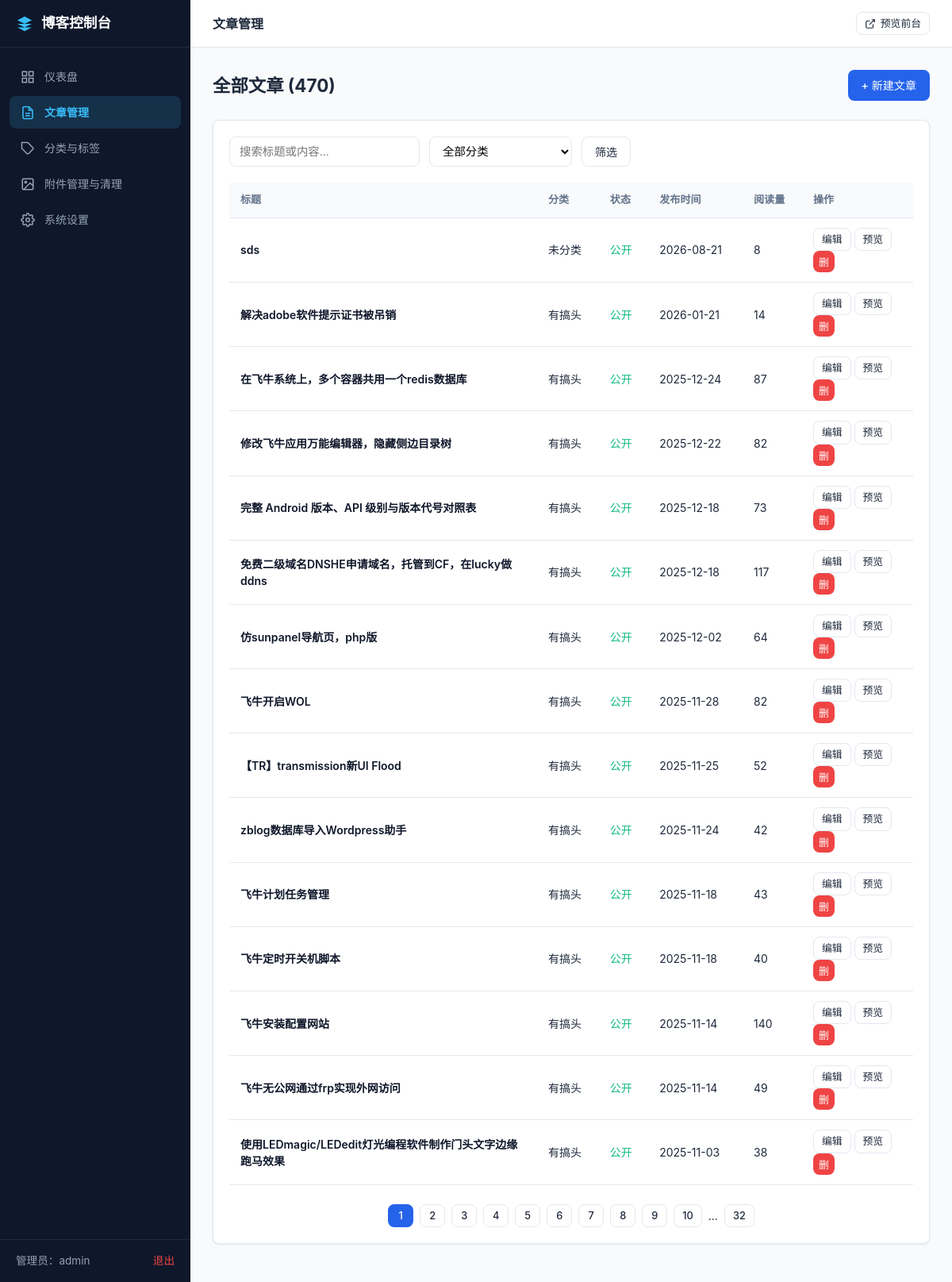
Page /admin/posts (signed in) on the earlier database version.
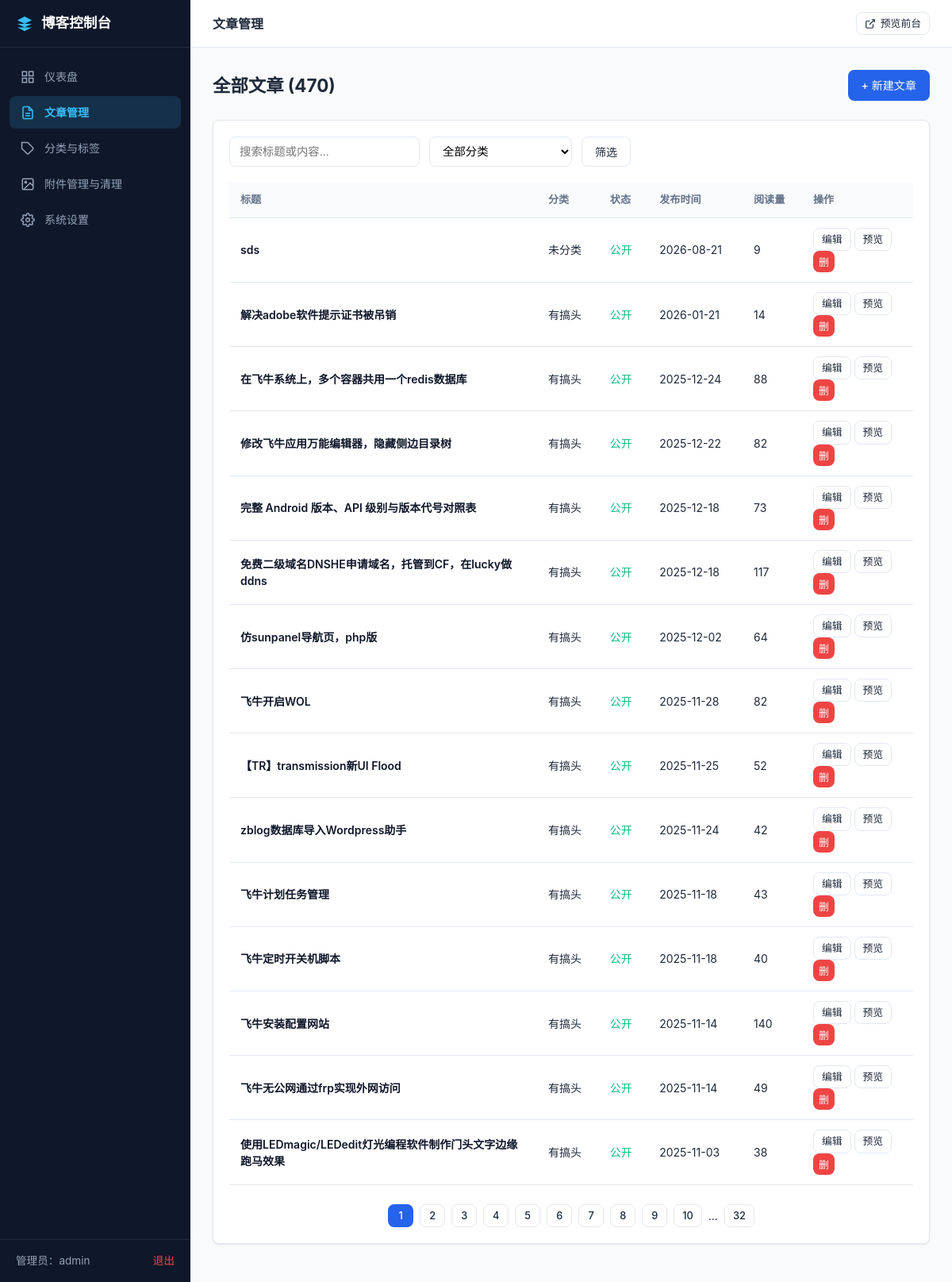
Same page on the later database version.
### tables this page shows
CREATE TABLE zbp_post (
    log_ID INTEGER PRIMARY KEY AUTOINCREMENT,
    log_CateID INTEGER NOT NULL DEFAULT 0,
    log_AuthorID INTEGER NOT NULL DEFAULT 0,
    log_Tag TEXT NOT NULL DEFAULT '',
    log_Status INTEGER NOT NULL DEFAULT 0,
    log_Type INTEGER NOT NULL DEFAULT 0,
    log_Alias TEXT NOT NULL DEFAULT '',
    log_IsTop INTEGER NOT NULL DEFAULT 0,
    log_IsLock INTEGER NOT NULL DEFAULT 0,
    log_Title TEXT NOT NULL DEFAULT '',
    log_Intro TEXT NOT NULL DEFAULT '',
    log_Content TEXT NOT NULL DEFAULT '',
    log_PostTime INTEGER NOT NULL DEFAULT 0,
    log_CommNums INTEGER NOT NULL DEFAULT 0,
    log_ViewNums INTEGER NOT NULL DEFAULT 0,
    log_Template TEXT NOT NULL DEFAULT '',
    log_Meta TEXT NOT NULL DEFAULT '',
    log_CreateTime INTEGER NOT NULL DEFAULT 0,
    log_UpdateTime INTEGER NOT NULL DEFAULT 0
);

CREATE TABLE zbp_category (
    cate_ID INTEGER PRIMARY KEY AUTOINCREMENT,
    cate_Name TEXT NOT NULL DEFAULT '',
    cate_Order INTEGER NOT NULL DEFAULT 0,
    cate_Type INTEGER NOT NULL DEFAULT 0,
    cate_Count INTEGER NOT NULL DEFAULT 0,
    cate_Alias TEXT NOT NULL DEFAULT '',
    cate_Intro TEXT NOT NULL DEFAULT '',
    cate_RootID INTEGER NOT NULL DEFAULT 0,
    cate_ParentID INTEGER NOT NULL DEFAULT 0,
    cate_Template TEXT NOT NULL DEFAULT '',
    cate_LogTemplate TEXT NOT NULL DEFAULT '',
    cate_Meta TEXT NOT NULL DEFAULT '',
    cate_Group TEXT NOT NULL DEFAULT '',
    cate_CreateTime INTEGER NOT NULL DEFAULT 0,
    cate_UpdateTime INTEGER NOT NULL DEFAULT 0,
    cate_PostTime INTEGER NOT NULL DEFAULT 0
);

### app/Controllers/AdminController.php (called while the page is built, shortened)
<?php
class AdminController {
    public function posts(): void {
        $page = max(1, (int)($_GET['page'] ?? 1));
        $keyword = trim($_GET['q'] ?? '');
        $cateId = isset($_GET['cate']) && $_GET['cate'] !== '' ? (int)$_GET['cate'] : null;
        $status = isset($_GET['status']) && $_GET['status'] !== '' ? (int)$_GET['status'] : null;
        $data = Post::getAdminList($page, 15, $keyword, $cateId, $status);
        require VIEW_PATH . '/admin/posts.php';
    }
}

### app/Models/Post.php (called while the page is built, shortened)
<?php
class Post {
    public static function getAdminList(int $page = 1, int $perPage = 15, string $keyword = '', ?int $cateId = null, ?int $status = null): array {
        $where = ["log_Type = 0"];
        $params = [];
        $whereSql = implode(" AND ", $where);
        $total = (int)Database::fetchOne("SELECT COUNT(*) as cnt FROM zbp_post WHERE $whereSql", $params)['cnt'];
        $offset = ($page - 1) * $perPage;
        $sql = "SELECT p.*, c.cate_Name FROM zbp_post p
                LEFT JOIN zbp_category c ON p.log_CateID = c.cate_ID
                WHERE $whereSql
                ORDER BY p.log_IsTop DESC, p.log_PostTime DESC
                LIMIT $perPage OFFSET $offset";
        $list = Database::query($sql, $params);
        return [
            'total' => $total,
            'page' => $page,
            'per_page' => $perPage,
            'total_pages' => (int)ceil($total / $perPage),
            'items' => $list
        ];
    }
}

### app/Config.php (called while the page is built, shortened)
<?php
return [
    'db_driver' => 'sqlite',
    'sqlite' => [
        'path' => DATA_PATH . '/blog.db'
    ],
    'mysql' => [
        'host' => '127.0.0.1',
        'port' => 3306,
        'dbname' => 'zblog',
        'username' => 'root',
        'password' => '',
        'charset' => 'utf8mb4'
    ],
    'site_url' => '',
    'upload_url' => '/uploads',
    'admin_session_key' => 'zblog_admin_user'
];

### app/Database.php (called while the page is built, shortened)
<?php
class Database {
    private static ?PDO $instance = null;
    public static function getConn(): PDO {
        if (self::$instance === null) {
            $config = require APP_PATH . '/Config.php';
            $driver = $config['db_driver'] ?? 'sqlite';
            try {
                if ($driver === 'sqlite') {
                    $dbPath = $config['sqlite']['path'];
                    self::$instance = new PDO("sqlite:" . $dbPath);
                    self::$instance->setAttribute(PDO::ATTR_ERRMODE, PDO::ERRMODE_EXCEPTION);
                    self::$instance->setAttribute(PDO::ATTR_DEFAULT_FETCH_MODE, PDO::FETCH_ASSOC);
                    self::$instance->exec("PRAGMA journal_mode = WAL;");
                }
            } catch (Exception $e) {
                die("Database connection failed: " . $e->getMessage());
            }
        }
        return self::$instance;
    }
    public static function query(string $sql, array $params = []): array {
        $stmt = self::getConn()->prepare($sql);
        $stmt->execute($params);
        return $stmt->fetchAll();
    }
    public static function fetchOne(string $sql, array $params = []): ?array {
        $stmt = self::getConn()->prepare($sql);
        $stmt->execute($params);
        $res = $stmt->fetch();
        return $res ? $res : null;
    }
}

### app/Helpers.php (called while the page is built, shortened)
<?php
class Helpers {
    public static function formatDate(int $timestamp, string $format = 'Y年m月d日'): string {
        return date($format, $timestamp);
    }
}

### views/admin/posts.php (the view, shortened to what the rows shown need)
<div class="page-title-row">
    <h2 class="page-title">全部文章 (<?= number_format($data['total']) ?>)</h2>
</div>
<div class="card">
    <table class="data-table">
        <thead>
            <tr>
                <th width="45%">标题</th>
                <th>分类</th>
                <th>状态</th>
                <th>发布时间</th>
                <th>阅读量</th>
                <th width="140">操作</th>
            </tr>
        </thead>
        <tbody>
            <?php if (empty($data['items'])): ?>
                <tr>
                    <td colspan="6" style="text-align: center; padding: 40px; color: #94a3b8;">暂无符合条件的文章</td>
                </tr>
            <?php else: ?>
                <?php foreach ($data['items'] as $item): ?>
                    <tr>
                        <td>
                            <a href="/admin/posts/edit?id=<?= $item['log_ID'] ?>" style="font-weight: 600; color: #0f172a;">
                                <?= htmlspecialchars($item['log_Title']) ?>
                            </a>
                        </td>
                        <td><?= htmlspecialchars($item['cate_Name'] ?? '未分类') ?></td>
                        <td>
                            <?php if ((int)$item['log_Status'] === 0): ?>
                                <span style="color: #10b981; font-weight: 500;">公开</span>
                            <?php else: ?>
                                <span style="color: #f59e0b; font-weight: 500;">草稿</span>
                            <?php endif; ?>
                        </td>
                        <td><?= \App\Helpers::formatDate((int)$item['log_PostTime'], 'Y-m-d') ?></td>
                        <td><?= number_format((int)$item['log_ViewNums']) ?></td>
                        <td>
                            <a href="/admin/posts/edit?id=<?= $item['log_ID'] ?>" class="btn btn-outline btn-sm">编辑</a>
                            <a href="/?id=<?= $item['log_ID'] ?>" target="_blank" class="btn btn-outline btn-sm">预览</a>
                            <button onclick="deletePost(<?= $item['log_ID'] ?>)" class="btn btn-danger btn-sm" style="padding: 3px 6px;">删</button>
                        </td>
                    </tr>
                <?php endforeach; ?>
            <?php endif; ?>
        </tbody>
    </table>
</div>
<?php
require VIEW_PATH . '/admin/layout.php';
?>

Differences in the rows shown:
changed zbp_post "sds": log_ViewNums "8" → "9"
changed zbp_post "在飞牛系统上，多个容器共用一个redis数据库": log_ViewNums "87" → "88"
